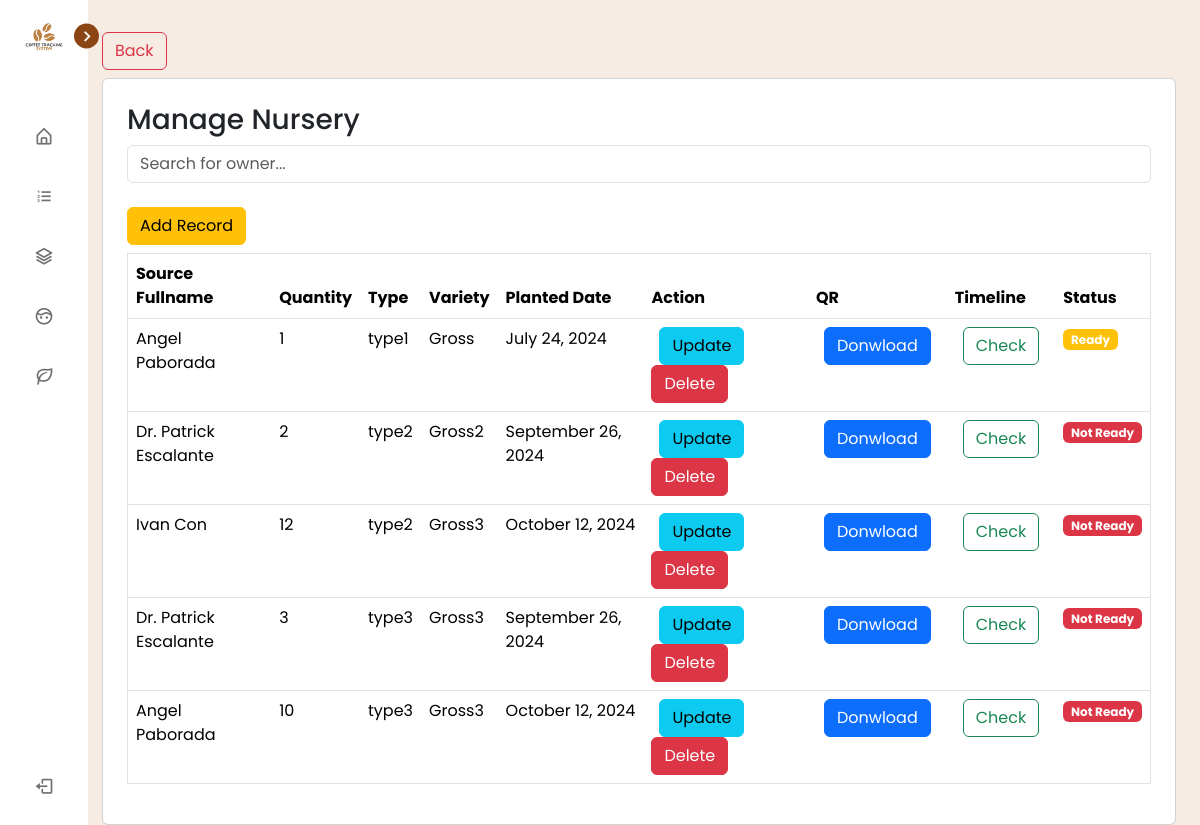
Before: /view/pages/plant_nursery/index.php (signed in) with the older database file.
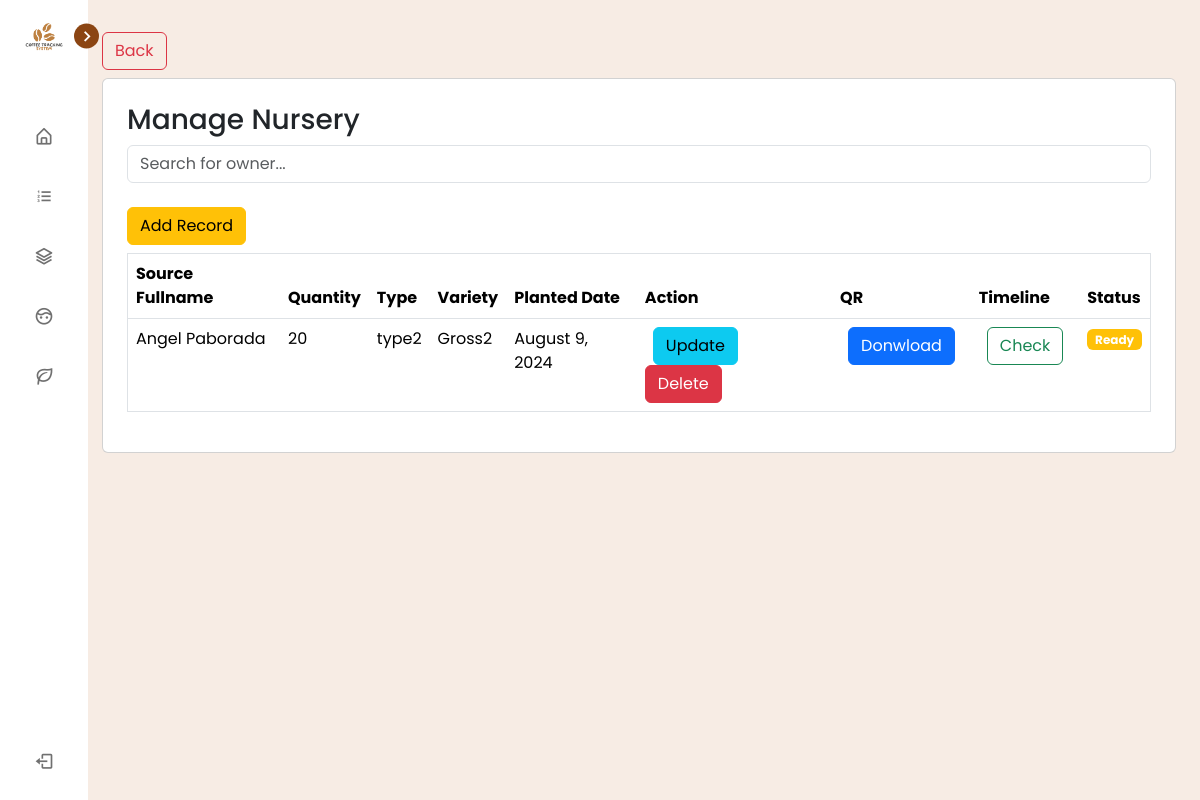
After: the same page with the newer database file.
### tables this page shows
CREATE TABLE `tbl_nursery` (
  `id` int(255) NOT NULL,
  `nursery_id` varchar(255) DEFAULT NULL,
  `source_id` varchar(255) DEFAULT NULL,
  `type_id` varchar(255) DEFAULT NULL,
  `variety_id` varchar(255) DEFAULT NULL,
  `quantity` int(255) NOT NULL,
  `planted_date` varchar(255) DEFAULT NULL,
  `created_date` timestamp(6) NOT NULL DEFAULT current_timestamp(6)
);

CREATE TABLE `tbl_source` (
  `id` int(255) NOT NULL,
  `source_id` varchar(255) DEFAULT NULL,
  `source_fullname` varchar(255) DEFAULT NULL,
  `source_contact_number` varchar(255) DEFAULT NULL,
  `source_email` varchar(255) NOT NULL,
  `source_address` varchar(255) DEFAULT NULL,
  `created_date` timestamp(6) NOT NULL DEFAULT current_timestamp(6) ON UPDATE current_timestamp(6)
);

CREATE TABLE `tbl_type` (
  `id` int(11) NOT NULL,
  `type_id` varchar(255) NOT NULL,
  `type_name` varchar(255) NOT NULL,
  `description` varchar(255) NOT NULL
);

CREATE TABLE `tbl_variety` (
  `id` int(255) NOT NULL,
  `variety_id` varchar(255) NOT NULL,
  `variety_name` varchar(255) NOT NULL,
  `description` varchar(255) NOT NULL
);

### connection/connection.php (called while the page is built, shortened)
<?php
class config {
    public function __construct(){
        $dsn = "mysql:host=".H.";dbname=".DB;
        $username = U;
        $password = P;
        try {
            $this->pdo = new PDO($dsn, $username, $password);
        } catch (PDOException $e) {
            die("Connection failed: " . $e->getMessage());
        }
    }
}
?>

### controller/PlantNurseryController.php (called while the page is built, shortened)
<?php
    require_once('../../../services/PlantNurseryService.php');
    $nurseryServices = new PlantInfo();
    $nurserys = $nurseryServices->getPlantInfos();
?>

### services/PlantNurseryService.php (called while the page is built, shortened)
<?php
require_once("../../../connection/connection.php");
class PlantInfo extends config {
    public function getPlantInfos() {
        try {
            $query = "SELECT
                            n.id,
                            n.nursery_id,
                            s.source_fullname,
                            s.source_contact_number,
                            s.source_address,
                            n.type_id,
                            t.type_name,
                            t.description AS type_description,
                            n.variety_id,
                            v.variety_name,
                            v.description AS variety_description,
                            n.quantity,
                            n.planted_date,
                            n.created_date
                        FROM
                            tbl_nursery n
                        JOIN
                            tbl_source s ON n.source_id = s.source_id
                        JOIN
                            tbl_type t ON n.type_id = t.type_id
                        JOIN
                            tbl_variety v ON n.variety_id = v.variety_id
                        WHERE
                            1;
                        ";
            $stmt = $this->pdo->prepare($query);
            $stmt->execute();
            return $stmt->fetchAll(PDO::FETCH_ASSOC);
        } catch (PDOException $e) {
            echo "Error: " . $e->getMessage();
        }
    }
    public function getHarvestStatus($nurseryID) {
        try {
            $query = "
                SELECT
                    CASE
                        WHEN EXISTS (
                            SELECT 1 FROM tbl_timeline WHERE nursery_id_fk = :nurseryID AND timeline_title = 'Harvested'
                        )
                        THEN (
                            SELECT MAX(history_date) FROM tbl_timeline WHERE nursery_id_fk = :nurseryID AND timeline_title = 'Harvested'
                        )
                        ELSE (
                            SELECT planted_date FROM tbl_nursery WHERE nursery_id = :nurseryID
                        )
                    END AS relevant_date,
                    CASE
                        WHEN EXISTS (
                            SELECT 1
                            FROM tbl_timeline
                            WHERE nursery_id_fk = :nurseryID
                            AND timeline_title = 'Harvested'
                        )
                        THEN 'True'
                        ELSE 'False'
                    END AS status
            ";
            $stmt = $this->pdo->prepare($query);
            $stmt->bindParam(':nurseryID', $nurseryID);
            $stmt->execute();
            return $stmt->fetch(PDO::FETCH_ASSOC);
        }
        catch (PDOException $e) {
            echo "Error: " . $e->getMessage();
        }
    }
}
?>

### view/pages/plant_nursery/index.php (the view, shortened to what this page needs)
<?php
  $title = "PlantNursery";
  require_once('../../../services/PlantNurseryService.php');
  include_once('../../../controller/PlantNurseryController.php');
  include_once('../../components/header.php');
?>
<div>
    <a class="btn btn-outline-danger my-2" href="../dashboard/index.php" width="200"> Back </a>
    <div class="card p-4">
      <h3>Manage Nursery</h3>
    <div class="mb-3">
        <input type="text" id="searchInput" class="form-control" placeholder="Search for owner...">
    </div>
    <div class="my-2">
     <a type="button" class="btn btn-warning " href="create.php">Add Record</a>
    </div>
      <div class="table-responsive">
                <table border="1" class="table" id="nurseryOwnersTable">
                    <thead>
                        <tr>
                            <th>Source Fullname</th>
                            <th>Quantity</th>
                            <th>Type</th>
                            <th>Variety</th>
                            <th>Planted Date</th>
                            <th>Action</th>
                            <th>QR</th>
                            <th>Timeline</th>
                            <th>Status</th>
                        </tr>
                    </thead>
                    <tbody>
                        <?php if (!empty($nurserys)): ?>
                            <?php foreach ($nurserys as $nursery): ?>
                                <tr>
                                    <td><?php echo htmlspecialchars($nursery['source_fullname']); ?></td>
                                    <td><?php echo htmlspecialchars($nursery['quantity']); ?></td>
                                    <td><?php echo htmlspecialchars($nursery['type_name']); ?></td>
                                    <td><?php echo htmlspecialchars($nursery['variety_name']); ?></td>
                                    <td>
                                        <?php
                                            $plantedDate = new DateTime($nursery['planted_date']);
                                            echo $plantedDate->format('F j, Y');
                                        ?>
                                    </td>
                                    <td>
                                        <a type="button" class="btn btn-info mx-0 mx-md-2 my-1 my-md-0" href="update.php?ID=<?php echo htmlspecialchars($nursery['id']); ?>">Update</a>
                                        <button type="button" class="btn btn-danger" data-id="<?php echo htmlspecialchars($nursery['id']); ?>" onclick="setDeleteId(this)">Delete</button>
                                    </td>
                                    <td>
                                      <a type="button" class="btn btn-primary mx-2" href="qr.php?plantID=<?php echo htmlspecialchars($nursery['nursery_id']); ?>">Donwload</a>
                                    </td>
                                    <td>
                                      <a type="button" class="btn btn-outline-success mx-2" href="../plant_timeline/index.php?id=<?php echo htmlspecialchars($nursery['id']); ?>&nurseryID=<?php echo htmlspecialchars($nursery['nursery_id']); ?>">Check</a>
                                    </td>
                                    <td>
                                      <?php
                                          $history_date = $nurseryServices->getHarvestStatus($nursery['nursery_id']);
                                          $now = new DateTime();
                                          $relevant_date = new DateTime($history_date['relevant_date']);
                                          $interval = $now->diff($relevant_date);
                                          if ($relevant_date->format('Y-m-d') == $now->format('Y-m-d') && $history_date['status'] == 'True') {
                                              echo '<span class="badge text-bg-success">Harvested</span>';
                                          }
                                          else if ($interval->y > 0 || $interval->m >= 3) {
                                              echo '<span class="badge text-bg-warning text-white">Ready</span>';
                                          }
                                          else {
                                              echo '<span class="badge text-bg-danger">Not Ready</span>';
                                          }
                                      ?>
                                  </td>
                                </tr>
                            <?php endforeach; ?>
                        <?php else: ?>
                            <tr>
                                <td colspan="5" class="text-center">No records found.</td>
                            </tr>
                        <?php endif; ?>
                    </tbody>
                </table>
                </div>
            </div>
      </div>
<?php include_once('../../components/footer.php'); ?>

### view/components/header.php (shortened to what this page needs)
<!DOCTYPE html>
<html lang="en">
<head>
    <link href="https://cdn.jsdelivr.net/npm/bootstrap@5.3.3/dist/css/bootstrap.min.css" rel="stylesheet">
    <link rel="stylesheet" href="../../css/style.css">
    <link rel="stylesheet" href="https://cdnjs.cloudflare.com/ajax/libs/font-awesome/6.6.0/css/all.min.css" />
    <link rel="stylesheet" href="../../css/sidebar.css">
    <link href='https://unpkg.com/boxicons@2.1.1/css/boxicons.min.css' rel='stylesheet'>
</head>
<body class="px-1 px-md-5">
<?php
    if (!isset($_SESSION['username']) && $title != "User") {
?>
<nav class="sidebar close">
        <header>
            <div class="image-text">
                <span class="image">
                    <img src="../../../assets/images/logo.png" alt="">
                </span>
            </div>
            <i class='bx bx-chevron-right toggle'></i>
        </header>
        <div class="menu-bar">
            <div class="menu">
                <ul class="menu-links p-0">
                    <li class="nav-link">
                        <a href="../dashboard/index.php">
                            <i class='bx bx-home-alt icon'></i>
                        </a>
                    </li>
                    <li class="nav-link">
                        <a href="../plant_type/index.php">
                            <i class='bx bx-list-ol icon'></i>
                        </a>
                    </li>
                    <li class="nav-link">
                        <a href="../plant_variety/index.php">
                            <i class='bx bx-layer icon'></i>
                        </a>
                    </li>
                    <li class="nav-link">
                        <a href="../plant_source/index.php">
                            <i class='bx bx-face icon'></i>
                        </a>
                    </li>
                    <li class="nav-link">
                        <a href="../plant_nursery/index.php">
                            <i class='bx bx-leaf icon'></i>
                        </a>
                    </li>
                </ul>
            </div>
            <div class="bottom-content" class="w-100">
                <form action='' method='post' class="w-100">
                    <li class="w-100">
                        <button type='submit' class="d-flex w-100 btn-logout p-0 py-3" style="padding-left: -10px">
                            <i class='bx bx-log-out icon p-0 m-0' style="margin-left: -10px;"></i>
                        </button>
                    </li>
                </form>
            </div>
        </div>
    </nav>
    <?php
    }
?>
   <section class="home mb-3 p-4">

### view/components/footer.php (shortened to what this page needs)
</body>
</html>

### view/css/style.css (style rules this page uses)
body { padding: 5px; background-color: #f5f5f5; font-family: Arial, sans-serif; }

### view/css/sidebar.css (style rules this page uses)
* { margin: 0; padding: 0; box-sizing: border-box; font-family: 'Poppins', sans-serif; }
:root { --body-color: #f7ece4; --sidebar-color: #FFF; --primary-color: #8B4513; --primary-color-light: #fffbf5; --toggle-color: #DDD; --text-color: #707070; --tran-03: all 0.2s ease; --tran-03: all 0.3s ease; --tran-04: all 0.3s ease; --tran-05: all 0.3s ease; }
body { min-height: 100vh; background-color: var(--body-color); transition: var(--tran-05); }
.sidebar { position: fixed; top: 0; left: 0; height: 100%; width: 250px; padding: 10px 14px; background: var(--sidebar-color); transition: var(--tran-05); z-index: 100; }
.sidebar.close { width: 88px; }
.sidebar li { height: 50px; list-style: none; display: flex; align-items: center; margin-top: 10px; }
.sidebar header .image, .sidebar .icon { min-width: 60px; border-radius: 6px; }
.sidebar .icon { min-width: 60px; border-radius: 6px; height: 100%; display: flex; align-items: center; justify-content: center; font-size: 20px; }
.sidebar .text, .sidebar .icon { color: var(--text-color); transition: var(--tran-03); }
.sidebar header { position: relative; }
.sidebar header .image-text { display: flex; align-items: center; }
.sidebar header .image { display: flex; align-items: center; justify-content: center; }
.sidebar header .image img { width: 40px; border-radius: 6px; }
.sidebar header .toggle { position: absolute; top: 50%; right: -25px; transform: translateY(-50%) rotate(180deg); height: 25px; width: 25px; background-color: var(--primary-color); color: var(--sidebar-color); border-radius: 50%; display: flex; align-items: center; justify-content: center; font-size: 22px; cursor: pointer; transition: var(--tran-05); }
.sidebar.close .toggle { transform: translateY(-50%) rotate(0deg); }
.sidebar .menu { margin-top: 40px; }
.sidebar li a { list-style: none; height: 100%; background-color: transparent; display: flex; align-items: center; height: 100%; width: 100%; border-radius: 6px; text-decoration: none; transition: var(--tran-03); }
.sidebar .menu-bar { height: calc(100% - 55px); display: flex; flex-direction: column; justify-content: space-between; overflow-y: scroll; }
.home { position: absolute; top: 0; top: 0; left: 250px; height: 100vh; width: calc(100% - 250px); background-color: var(--body-color); transition: var(--tran-05); }
.sidebar.close~.home { left: 78px; height: 100vh; width: calc(100% - 78px); }
.btn-logout { margin: 0; border: none; background: white; cursor: pointer; border-radius: 7px; }

Changed rows visible on the page:
removed tbl_nursery: tbl_source.source_fullname "Angel Paborada", quantity "1", tbl_type.type_name "type1", tbl_variety.variety_name "Gross", planted_date "July 24, 2024", shows "Ready"
removed tbl_nursery: tbl_source.source_fullname "Dr. Patrick Escalante", quantity "2", tbl_type.type_name "type2", tbl_variety.variety_name "Gross2", planted_date "September 26, 2024", shows "Not Ready"
removed tbl_nursery: tbl_source.source_fullname "Ivan Con", quantity "12", tbl_type.type_name "type2", tbl_variety.variety_name "Gross3", planted_date "October 12, 2024", shows "Not Ready"
removed tbl_nursery: tbl_source.source_fullname "Dr. Patrick Escalante", quantity "3", tbl_type.type_name "type3", tbl_variety.variety_name "Gross3", planted_date "September 26, 2024", shows "Not Ready"
removed tbl_nursery: tbl_source.source_fullname "Angel Paborada", quantity "10", tbl_type.type_name "type3", tbl_variety.variety_name "Gross3", planted_date "October 12, 2024", shows "Not Ready"
added tbl_nursery: tbl_source.source_fullname "Angel Paborada", quantity "20", tbl_type.type_name "type2", tbl_variety.variety_name "Gross2", planted_date "August 9, 2024", shows "Ready"
